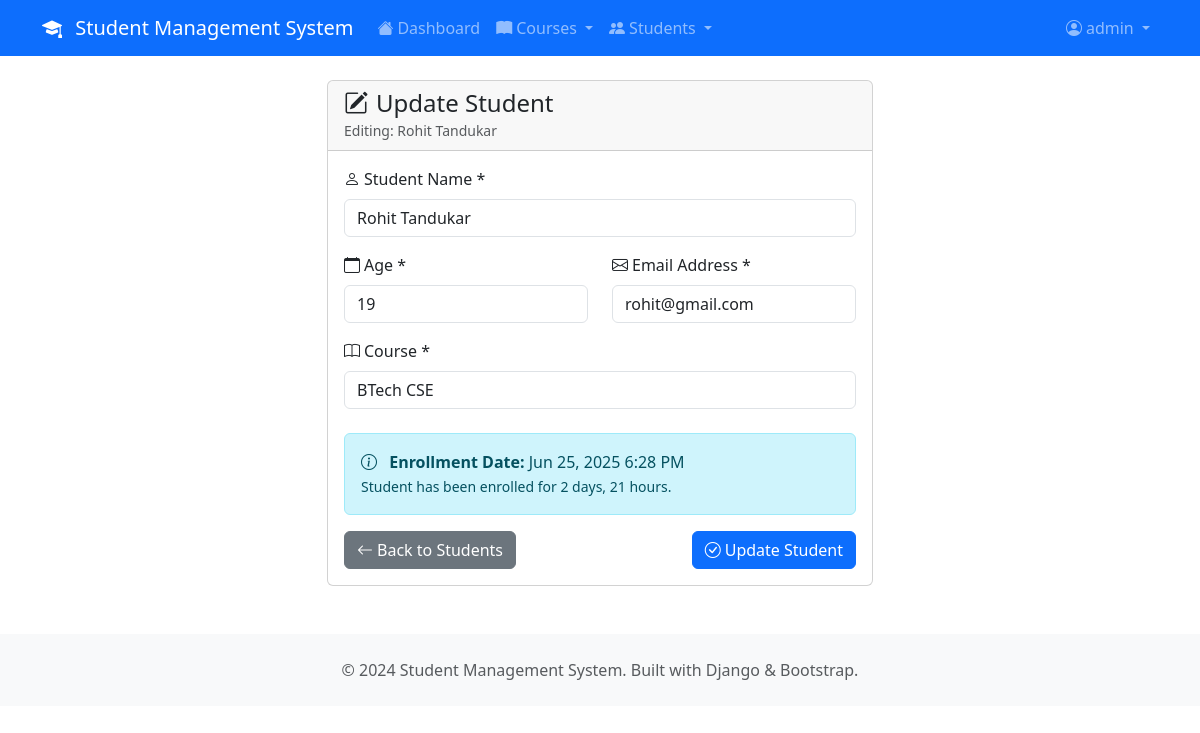
The app's page /students/update/2/ (signed in) with its own data.
### main/models.py (models this page shows, shortened)
class Student(models.Model):
    name = models.CharField(max_length=100)
    age = models.PositiveIntegerField()
    email = models.EmailField(unique=True)
    course = models.ForeignKey(Course, on_delete=models.CASCADE)
    enrollment_date = models.DateTimeField(auto_now_add=True)
    updated_at = models.DateTimeField(auto_now=True)
    class Meta:
        ordering = ['name']

### main/views.py (the view)
# urls.py: path('students/update/<int:student_id>/', views.update_student, name='update_student'),
@login_required
@user_passes_test(is_admin)
def update_student(request, student_id):
    student = get_object_or_404(Student, id=student_id)
    if request.method == 'POST':
        form = StudentForm(request.POST, instance=student)
        if form.is_valid():
            form.save()
            messages.success(request, 'Student updated successfully!')
            return redirect('view_students')
    else:
        form = StudentForm(instance=student)
    return render(request, 'students/update_student.html', {'form': form, 'student': student})

### main/models.py (called while the page is built)
    def __str__(self):
        return self.name

### main/views.py (called while the page is built)
def is_admin(user):
    return user.is_authenticated and user.is_staff

### main/templates/students/update_student.html (shortened to what this page needs)
{% extends 'base.html' %}
{% block content %}
<div class="row justify-content-center">
    <div class="col-md-8 col-lg-6">
        <div class="card">
            <div class="card-header">
                <h4 class="card-title mb-0">
                    <i class="bi bi-pencil-square me-2"></i>Update Student
                </h4>
                <small class="text-muted">Editing: {{ student.name }}</small>
            </div>
            <div class="card-body">
                <form method="post">
                    <div class="mb-3">
                        <label for="{{ form.name.id_for_label }}" class="form-label">
                            <i class="bi bi-person me-1"></i>Student Name *
                        </label>
                        {{ form.name }}
                    </div>
                    <div class="row">
                        <div class="col-md-6">
                            <div class="mb-3">
                                <label for="{{ form.age.id_for_label }}" class="form-label">
                                    <i class="bi bi-calendar me-1"></i>Age *
                                </label>
                                {{ form.age }}
                            </div>
                        </div>
                        <div class="col-md-6">
                            <div class="mb-3">
                                <label for="{{ form.email.id_for_label }}" class="form-label">
                                    <i class="bi bi-envelope me-1"></i>Email Address *
                                </label>
                                {{ form.email }}
                            </div>
                        </div>
                    </div>
                    <div class="mb-4">
                        <label for="{{ form.course.id_for_label }}" class="form-label">
                            <i class="bi bi-book me-1"></i>Course *
                        </label>
                        {{ form.course }}
                    </div>
                    <div class="alert alert-info">
                        <i class="bi bi-info-circle me-2"></i>
                        <strong>Enrollment Date:</strong> {{ student.enrollment_date|date:"M d, Y g:i A" }}
                        <br><small>Student has been enrolled for {{ student.enrollment_date|timesince }}.</small>
                    </div>
                    <div class="d-flex justify-content-between">
                        <a href="{% url 'view_students' %}" class="btn btn-secondary">
                            <i class="bi bi-arrow-left me-1"></i>Back to Students
                        </a>
                        <button type="submit" class="btn btn-primary">
                            <i class="bi bi-check-circle me-1"></i>Update Student
                        </button>
                    </div>
                </form>
            </div>
        </div>
    </div>
</div>
{% endblock %}

### main/templates/base.html (shortened to what this page needs)
<!DOCTYPE html>
<html lang="en">
<head>
    <link href="https://cdn.jsdelivr.net/npm/bootstrap@5.3.0/dist/css/bootstrap.min.css" rel="stylesheet">
    <link rel="stylesheet" href="https://cdn.jsdelivr.net/npm/bootstrap-icons@1.10.0/font/bootstrap-icons.css">
    {% load static %}
    <link rel="stylesheet" href="{% static 'css/style.css' %}">
</head>
<body>
    {% if user.is_authenticated and user.is_staff %}
    <nav class="navbar navbar-expand-lg navbar-dark bg-primary">
        <div class="container">
            <a class="navbar-brand" href="{% url 'admin_dashboard' %}">
                <i class="bi bi-mortarboard-fill me-2"></i>
                Student Management System
            </a>
            <div class="collapse navbar-collapse" id="navbarNav">
                <ul class="navbar-nav me-auto">
                    <li class="nav-item">
                        <a class="nav-link {% if request.resolver_match.url_name == 'admin_dashboard' %}active{% endif %}"
                           href="{% url 'admin_dashboard' %}">
                            <i class="bi bi-house-fill me-1"></i>Dashboard
                        </a>
                    </li>
                    <li class="nav-item dropdown">
                        <a class="nav-link dropdown-toggle" href="#" role="button" data-bs-toggle="dropdown">
                            <i class="bi bi-book-fill me-1"></i>Courses
                        </a>
                    </li>
                    <li class="nav-item dropdown">
                        <a class="nav-link dropdown-toggle" href="#" role="button" data-bs-toggle="dropdown">
                            <i class="bi bi-people-fill me-1"></i>Students
                        </a>
                    </li>
                </ul>
                <ul class="navbar-nav">
                    <li class="nav-item dropdown">
                        <a class="nav-link dropdown-toggle" href="#" role="button" data-bs-toggle="dropdown">
                            <i class="bi bi-person-circle me-1"></i>{{ user.username }}
                        </a>
                    </li>
                </ul>
            </div>
        </div>
    </nav>
    {% endif %}
    <main class="{% if user.is_authenticated and user.is_staff %}container mt-4{% endif %}">
        {% block content %}{% endblock %}
    </main>
    {% if user.is_authenticated and user.is_staff %}
    <footer class="bg-light mt-5 py-4">
        <div class="container text-center">
            <p class="text-muted mb-0">
                &copy; 2024 Student Management System. Built with Django & Bootstrap.
            </p>
        </div>
    </footer>
    {% endif %}
</body>
</html>

### records on screen
Student: name "Rohit Tandukar", age "19", email "rohit@gmail.com", course "BTech CSE", enrollment_date "Jun 25, 2025 6:28 PM", enrollment_date "2 days, 21 hours"

### other values on screen
{{ user.username }} "admin"
